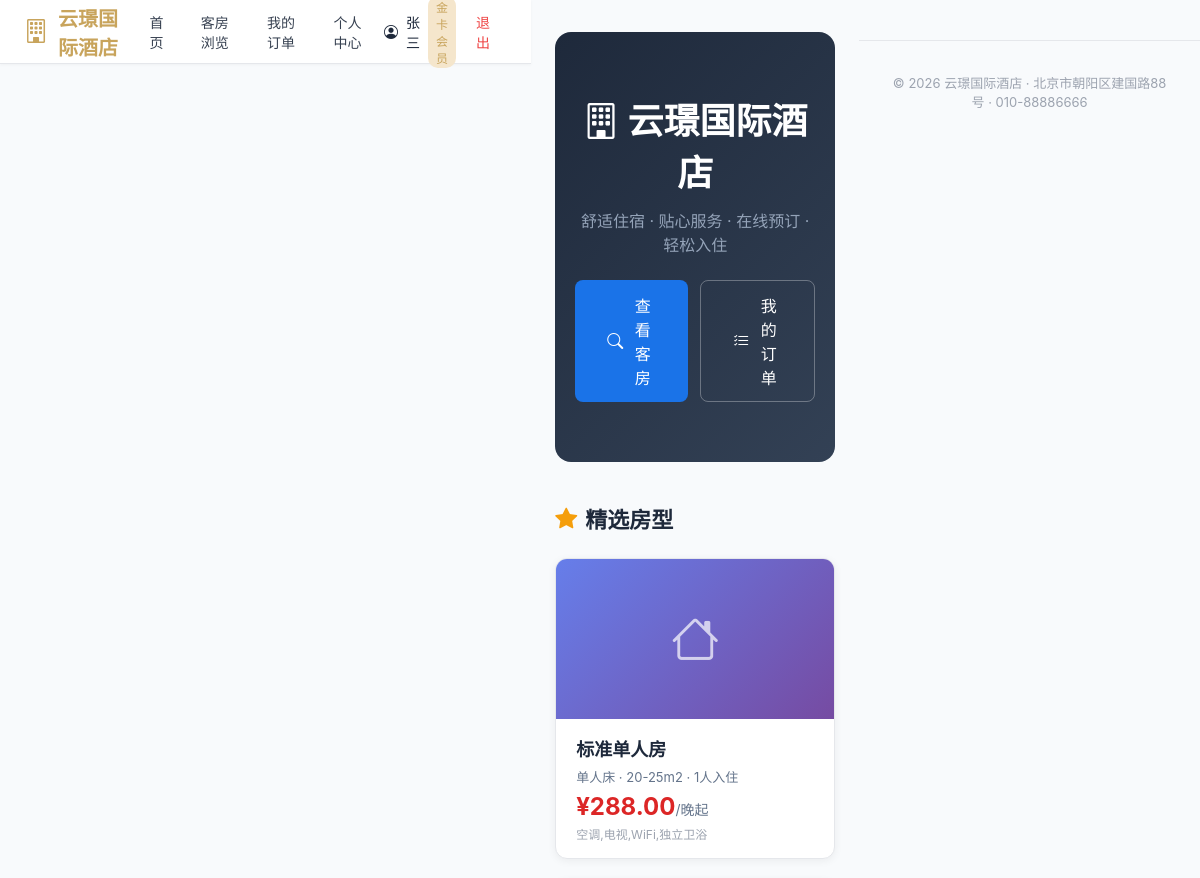
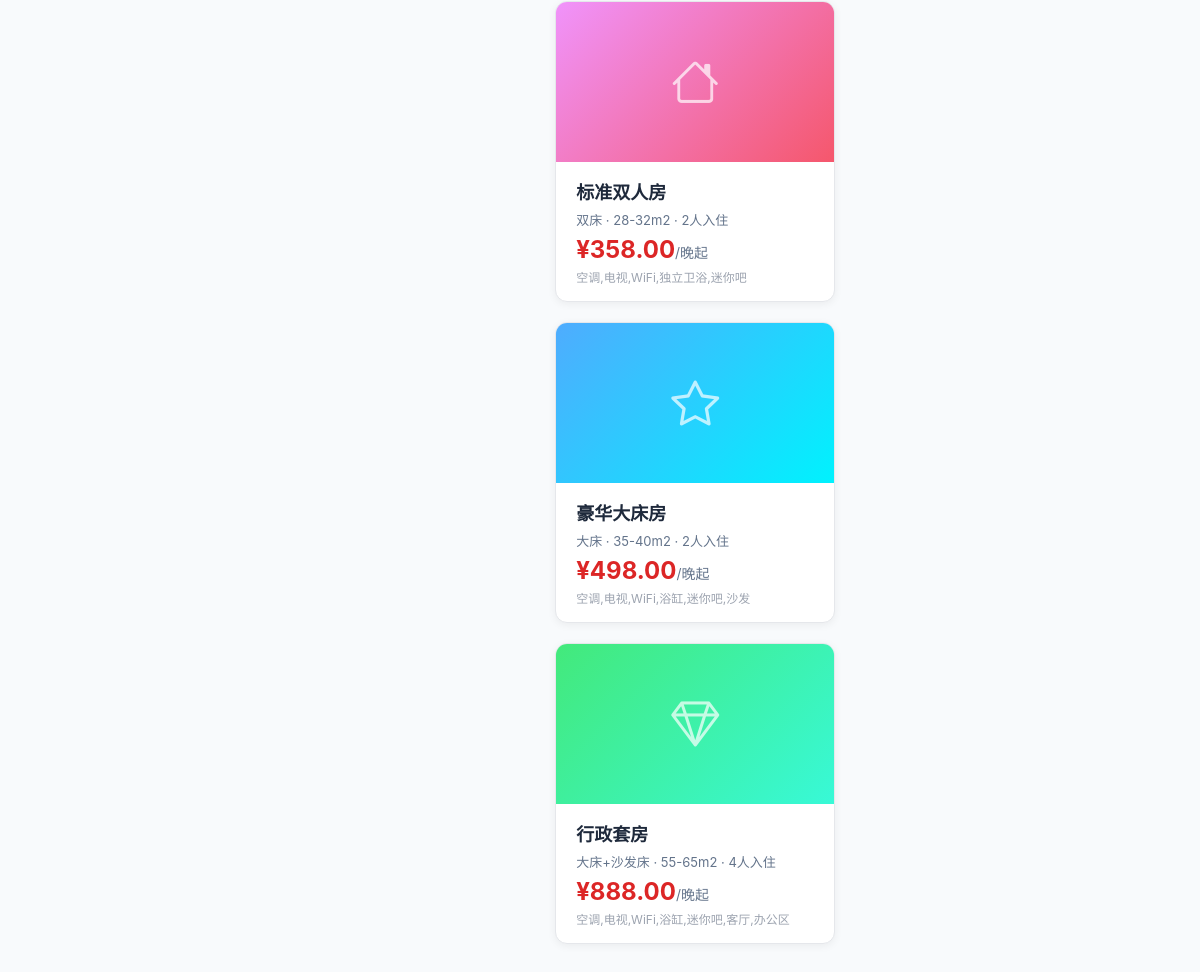
The page /portal/ (signed in) on the database its author committed (2 pictures, top to bottom).
### customers/models.py (models this page shows, shortened)
class Customer(models.Model):
    GENDER_CHOICES = [("M", "男"), ("F", "女"), ("O", "其他")]
    name = models.CharField(verbose_name="姓名", max_length=50)
    gender = models.CharField(verbose_name="性别", max_length=1, choices=GENDER_CHOICES, default="M")
    id_card = models.CharField(verbose_name="身份证号", max_length=18, unique=True, blank=True, null=True)
    phone = models.CharField(verbose_name="手机号", max_length=20)
    password = models.CharField(verbose_name="密码", max_length=128, default="")
    email = models.EmailField(verbose_name="邮箱", blank=True)
    nationality = models.CharField(verbose_name="国籍", max_length=50, default="中国")
    birthday = models.DateField(verbose_name="生日", null=True, blank=True)
    membership = models.ForeignKey(MembershipLevel, on_delete=models.SET_NULL, null=True, blank=True, verbose_name="会员等级")
    points = models.IntegerField(verbose_name="积分", default=0)
    total_spending = models.DecimalField(verbose_name="累计消费", max_digits=12, decimal_places=2, default=0)
    total_stays = models.IntegerField(verbose_name="入住次数", default=0)
    preferences = models.TextField(verbose_name="偏好备注", blank=True)
    is_blacklisted = models.BooleanField(verbose_name="黑名单", default=False)
    is_active = models.BooleanField(verbose_name="账户启用", default=True)
    blacklist_reason = models.TextField(verbose_name="拉黑原因", blank=True)
    notes = models.TextField(verbose_name="备注", blank=True)
    created_at = models.DateTimeField(verbose_name="创建时间", auto_now_add=True)
    updated_at = models.DateTimeField(verbose_name="更新时间", auto_now=True)
    class Meta:
        verbose_name = "客户"
        verbose_name_plural = "客户管理"
        ordering = ["-created_at"]

class MembershipLevel(models.Model):
    name = models.CharField(verbose_name="等级名称", max_length=50, unique=True)
    code = models.CharField(verbose_name="等级代码", max_length=20, unique=True)
    discount = models.DecimalField(verbose_name="折扣率", max_digits=3, decimal_places=2, default=1.0, help_text="0.85表示85折")
    points_rate = models.DecimalField(verbose_name="积分倍率", max_digits=3, decimal_places=1, default=1.0)
    late_checkout_hours = models.IntegerField(verbose_name="延迟退房(小时)", default=0)
    min_spending = models.DecimalField(verbose_name="最低消费门槛", max_digits=10, decimal_places=2, default=0)
    description = models.TextField(verbose_name="等级说明", blank=True)
    created_at = models.DateTimeField(verbose_name="创建时间", auto_now_add=True)
    class Meta:
        verbose_name = "会员等级"
        verbose_name_plural = "会员等级"

### rooms/models.py (models this page shows, shortened)
class RoomType(models.Model):
    name = models.CharField(verbose_name="房型名称", max_length=50, unique=True)
    code = models.CharField(verbose_name="房型代码", max_length=20, unique=True)
    description = models.TextField(verbose_name="描述", blank=True)
    base_price = models.DecimalField(verbose_name="基础价格", max_digits=10, decimal_places=2)
    weekend_price = models.DecimalField(verbose_name="周末价格", max_digits=10, decimal_places=2, default=0)
    holiday_price = models.DecimalField(verbose_name="节假日价格", max_digits=10, decimal_places=2, default=0)
    capacity = models.IntegerField(verbose_name="容纳人数", default=2)
    bed_type = models.CharField(verbose_name="床型", max_length=50, default="大床")
    area = models.CharField(verbose_name="面积", max_length=20, blank=True)
    amenities = models.TextField(verbose_name="设施", blank=True)
    created_at = models.DateTimeField(verbose_name="创建时间", auto_now_add=True)
    class Meta:
        verbose_name = "房型"
        verbose_name_plural = "房型管理"

### customers/portal_views.py (the view)
    def wrapper(request, *args, **kwargs):
        customer = get_customer(request)
        if not customer:
            return redirect("portal:login")
        request.customer = customer
        return view_func(request, *args, **kwargs)

### customers/portal_views.py (called while the page is built)
def get_customer(request):
    cid = request.session.get("customer_id")
    if cid:
        return Customer.objects.select_related("membership").filter(pk=cid).first()
    return None

def require_customer(view_func):
    def wrapper(request, *args, **kwargs):
        customer = get_customer(request)
        if not customer:
            return redirect("portal:login")
        request.customer = customer
        return view_func(request, *args, **kwargs)
    return wrapper

@require_customer
def portal_index(request):
    room_types = RoomType.objects.all()
    available_count = Room.objects.filter(status="available").count()
    return render(request, "portal/index.html", {
        "room_types": room_types,
        "available_count": available_count,
        "customer": request.customer,
    })

### templates/portal/index.html (shortened to what this page needs)
{% extends "portal/base.html" %}
{% block content %}
<div class="hero">
    <h1><i class="bi bi-building"></i> 云璟国际酒店</h1>
    <p>舒适住宿 · 贴心服务 · 在线预订 · 轻松入住</p>
    <div style="display:flex;gap:12px;justify-content:center">
        <a href="{% url 'portal:rooms' %}" class="btn btn-primary" style="padding:12px 32px;font-size:16px"><i class="bi bi-search"></i> 查看客房</a>
        <a href="{% url 'portal:orders' %}" class="btn btn-outline" style="padding:12px 32px;font-size:16px;color:#fff;border-color:rgba(255,255,255,0.3)"><i class="bi bi-list-check"></i> 我的订单</a>
    </div>
</div>
<div class="section-title"><i class="bi bi-star-fill" style="color:#f59e0b"></i> 精选房型</div>
<div class="room-type-grid">
    {% for rt in room_types %}
    <div class="room-type-card" onclick="location.href='{% url 'portal:rooms' %}?type={{ rt.pk }}'">
        <div class="card-img">
            <i class="bi {% if '标准' in rt.name %}bi-house{% elif '豪华' in rt.name %}bi-star{% elif '行政' in rt.name or '套房' in rt.name %}bi-gem{% else %}bi-building{% endif %}"></i>
        </div>
        <div class="card-body">
            <h3>{{ rt.name }}</h3>
            <div style="font-size:13px;color:#64748b;margin:6px 0">{{ rt.bed_type }} · {{ rt.area }} · {{ rt.capacity }}人入住</div>
            <div class="price">¥{{ rt.base_price }}<span>/晚起</span></div>
            {% if rt.amenities %}<div style="font-size:12px;color:#9ca3af;margin-top:4px">{{ rt.amenities|truncatechars:40 }}</div>{% endif %}
        </div>
    </div>
    {% endfor %}
</div>
{% endblock %}

### templates/portal/base.html (shortened to what this page needs)
<!DOCTYPE html>
<html lang="zh-CN">
<head>
    {% load static %}
    <link rel="stylesheet" href="{% static 'css/style.css' %}">
    <link rel="stylesheet" href="https://cdn.jsdelivr.net/npm/bootstrap-icons@1.11.3/font/bootstrap-icons.css">
</head>
<body style="margin:0;background:#f8fafc;font-family:-apple-system,BlinkMacSystemFont,'Segoe UI',Roboto,'PingFang SC','Microsoft YaHei',sans-serif;min-height:100vh">
    <header class="portal-header">
        <a href="{% url 'portal:index' %}" class="logo">
            <i class="bi bi-building"></i> 云璟国际酒店
        </a>
        <nav class="portal-nav">
            <a href="{% url 'portal:index' %}">首页</a>
            <a href="{% url 'portal:rooms' %}">客房浏览</a>
            {% if customer %}
            <a href="{% url 'portal:orders' %}">我的订单</a>
            <a href="{% url 'portal:profile' %}">个人中心</a>
            <div class="portal-user">
                <i class="bi bi-person-circle"></i> {{ customer.name }}
                {% if customer.membership %}
                <span style="background:var(--gold-light);color:var(--gold);padding:2px 8px;border-radius:10px;font-size:12px">{{ customer.membership.name }}</span>
                {% endif %}
            </div>
            <a href="{% url 'portal:logout' %}" style="color:#ef4444">退出</a>
            {% else %}
            <a href="{% url 'portal:login' %}">登录</a>
            <a href="{% url 'portal:register' %}" class="btn-book">注册</a>
            {% endif %}
        </nav>
    </header>
    <div class="{% if customer %}portal-content{% else %}portal-content no-auth{% endif %}">
        {% block content %}{% endblock %}
    </div>
    <footer class="footer">
        <p>© 2026 云璟国际酒店 · 北京市朝阳区建国路88号 · 010-88886666</p>
    </footer>
</body>
</html>

### static/css/style.css (style rules this page uses)
:root { --primary: #1a73e8; --primary-dark: #1557b0; --sidebar-bg: #1e293b; --sidebar-hover: #334155; --bg: #f1f5f9; --card-bg: #ffffff; --text: #1e293b; --text-light: #64748b; --border: #e2e8f0; --success: #10b981; --warning: #f59e0b; --danger: #ef4444; --info: #3b82f6; }
* { margin: 0; padding: 0; box-sizing: border-box; }
body { font-family: -apple-system, BlinkMacSystemFont, "Segoe UI", Roboto, "PingFang SC", "Microsoft YaHei", sans-serif; background: var(--bg); color: var(--text); display: flex; min-height: 100vh; }
.card-body { padding: 20px; }
.btn { display: inline-flex; align-items: center; gap: 6px; padding: 8px 16px; border-radius: 8px; font-size: 14px; font-weight: 500; border: none; cursor: pointer; text-decoration: none; transition: all 0.15s; }
.btn-primary { background: var(--primary); color: #fff; }
.btn-outline { background: transparent; border: 1px solid var(--border); color: var(--text); }

### templates/portal/base.html (style rules this page uses)
:root { --gold: #c8a45c; --gold-light: #f5e6cc; }
.portal-header { background: #fff; border-bottom: 1px solid #e5e7eb; padding: 0 24px; height: 64px; display: flex; align-items: center; justify-content: space-between; position: sticky; top: 0; z-index: 100; box-shadow: 0 1px 3px rgba(0,0,0,0.04); }
.portal-header .logo { font-size: 20px; font-weight: 700; color: var(--gold); display: flex; align-items: center; gap: 10px; text-decoration: none; }
.portal-header .logo i { font-size: 24px; }
.portal-nav { display: flex; gap: 4px; align-items: center; }
.portal-nav a { text-decoration: none; color: #374151; padding: 8px 16px; border-radius: 8px; font-size: 14px; font-weight: 500; transition: all 0.15s; }
.portal-user { display: flex; align-items: center; gap: 8px; font-size: 14px; }
.portal-content { max-width: 1200px; margin: 0 auto; padding: 32px 24px; }
.hero { text-align: center; padding: 60px 20px; background: linear-gradient(135deg, #1e293b 0%, #334155 100%); color: #fff; border-radius: 16px; margin-bottom: 40px; }
.hero h1 { font-size: 36px; margin-bottom: 12px; }
.hero p { font-size: 16px; color: #94a3b8; margin-bottom: 24px; }
.room-type-grid { display: grid; grid-template-columns: repeat(auto-fill, minmax(280px, 1fr)); gap: 20px; margin-top: 24px; }
.room-type-card { background: #fff; border-radius: 12px; overflow: hidden; box-shadow: 0 2px 8px rgba(0,0,0,0.06); border: 1px solid #e5e7eb; transition: transform 0.2s, box-shadow 0.2s; cursor: pointer; }
.room-type-card .card-img { background: linear-gradient(135deg, #667eea 0%, #764ba2 100%); height: 160px; display: flex; align-items: center; justify-content: center; font-size: 48px; color: rgba(255,255,255,0.7); }
.room-type-card:nth-child(2) .card-img { background: linear-gradient(135deg, #f093fb 0%, #f5576c 100%); }
.room-type-card:nth-child(3) .card-img { background: linear-gradient(135deg, #4facfe 0%, #00f2fe 100%); }
.room-type-card:nth-child(4) .card-img { background: linear-gradient(135deg, #43e97b 0%, #38f9d7 100%); }
.room-type-card .card-body { padding: 16px 20px; }
.room-type-card .card-body h3 { font-size: 18px; margin-bottom: 4px; }
.room-type-card .card-body .price { font-size: 24px; font-weight: 700; color: #dc2626; }
.room-type-card .card-body .price span { font-size: 14px; color: #64748b; font-weight: 400; }
.section-title { font-size: 22px; font-weight: 700; margin-bottom: 16px; display: flex; align-items: center; gap: 8px; }
.footer { text-align: center; padding: 32px; color: #9ca3af; font-size: 13px; border-top: 1px solid #e5e7eb; margin-top: 40px; }

### rows shown on the page
Customer: name "张三", membership.name "金卡会员"
RoomType: name "标准单人房", bed_type "单人床", area "20-25m2", capacity "1", base_price "288.00", amenities "空调,电视,WiFi,独立卫浴"
RoomType: name "标准双人房", bed_type "双床", area "28-32m2", capacity "2", base_price "358.00", amenities "空调,电视,WiFi,独立卫浴,迷你吧"
RoomType: name "豪华大床房", bed_type "大床", area "35-40m2", capacity "2", base_price "498.00", amenities "空调,电视,WiFi,浴缸,迷你吧,沙发"
RoomType: name "行政套房", bed_type "大床+沙发床", area "55-65m2", capacity "4", base_price "888.00", amenities "空调,电视,WiFi,浴缸,迷你吧,客厅,办公区"
